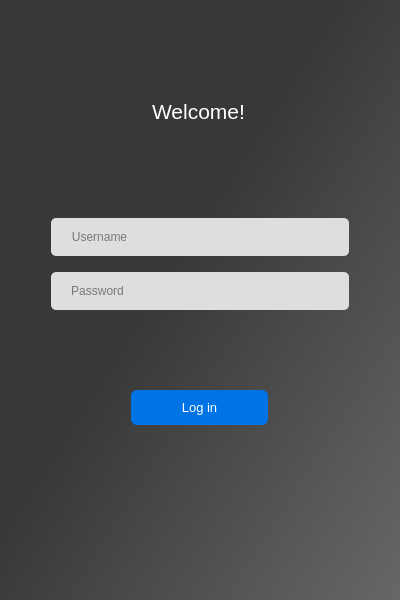
<?xml version="1.0" encoding="UTF-8"?>
<ui version="4.0">
 <class>Form</class>
 <widget class="QWidget" name="Form">
  <property name="geometry">
   <rect>
    <x>0</x>
    <y>0</y>
    <width>400</width>
    <height>600</height>
   </rect>
  </property>
  <property name="font">
   <font>
    <stylestrategy>PreferAntialias</stylestrategy>
   </font>
  </property>
  <property name="windowTitle">
   <string>Form</string>
  </property>
  <property name="styleSheet">
   <string notr="true">QWidget#Form {
	background-color: qlineargradient(spread:pad, x1:0.422726, y1:0.449, x2:1, y2:1, stop:0 rgba(56, 56, 56, 255), stop:1 rgba(103, 103, 103, 255));
}
QLabel {
	color: rgb(255, 255, 255);
}
QLineEdit {
	color: rgb(0, 0, 0);
	background-color: rgb(222, 222, 222);
	border: 2px solid;
	border-radius: 6px;
	border-color: rgba(0, 0, 0, 0);
	padding-left: 10px;
	padding-right: 10px
}
QLineEdit:hover {
	background-color: rgb(200, 200, 200);
	border-color: rgb(116, 116, 116)
}
QLineEdit:focus {
	background-color: rgb(240, 240, 240);
	border-color: rgb(138, 21, 211)
}
QPushButton {
	color: rgb(255, 255, 255);
	background-color: rgb(0, 116, 228);
	border: none;
	border-radius: 6px;
}
QPushButton:hover {
	background-color: rgb(40, 138, 232);
}
QPushButton:pressed {
	background-color: rgb(61, 149, 234);
}</string>
  </property>
  <widget class="QLabel" name="welcome_label">
   <property name="geometry">
    <rect>
     <x>135</x>
     <y>90</y>
     <width>127</width>
     <height>43</height>
    </rect>
   </property>
   <property name="font">
    <font>
     <family>Segoe UI</family>
     <pointsize>16</pointsize>
     <stylestrategy>PreferAntialias</stylestrategy>
    </font>
   </property>
   <property name="text">
    <string>Welcome!</string>
   </property>
   <property name="alignment">
    <set>Qt::AlignCenter</set>
   </property>
  </widget>
  <widget class="QLineEdit" name="username_line_edit">
   <property name="geometry">
    <rect>
     <x>50</x>
     <y>217</y>
     <width>300</width>
     <height>40</height>
    </rect>
   </property>
   <property name="font">
    <font>
     <stylestrategy>PreferAntialias</stylestrategy>
    </font>
   </property>
   <property name="styleSheet">
    <string notr="true"/>
   </property>
   <property name="placeholderText">
    <string/>
   </property>
  </widget>
  <widget class="QLineEdit" name="password_line_edit">
   <property name="geometry">
    <rect>
     <x>50</x>
     <y>271</y>
     <width>300</width>
     <height>40</height>
    </rect>
   </property>
   <property name="font">
    <font>
     <stylestrategy>PreferAntialias</stylestrategy>
    </font>
   </property>
   <property name="echoMode">
    <enum>QLineEdit::Password</enum>
   </property>
  </widget>
  <widget class="QLabel" name="password_label">
   <property name="geometry">
    <rect>
     <x>62</x>
     <y>282</y>
     <width>71</width>
     <height>17</height>
    </rect>
   </property>
   <property name="font">
    <font>
     <family>Segoe UI</family>
     <pointsize>9</pointsize>
     <stylestrategy>PreferAntialias</stylestrategy>
    </font>
   </property>
   <property name="styleSheet">
    <string notr="true">color: rgb(120, 120, 120)</string>
   </property>
   <property name="text">
    <string>Password</string>
   </property>
   <property name="alignment">
    <set>Qt::AlignCenter</set>
   </property>
  </widget>
  <widget class="QLabel" name="username_label">
   <property name="geometry">
    <rect>
     <x>62</x>
     <y>228</y>
     <width>75</width>
     <height>17</height>
    </rect>
   </property>
   <property name="font">
    <font>
     <family>Segoe UI</family>
     <pointsize>9</pointsize>
     <stylestrategy>PreferAntialias</stylestrategy>
    </font>
   </property>
   <property name="styleSheet">
    <string notr="true">color: rgb(120, 120, 120)</string>
   </property>
   <property name="text">
    <string>Username</string>
   </property>
   <property name="alignment">
    <set>Qt::AlignCenter</set>
   </property>
  </widget>
  <widget class="QPushButton" name="log_in_button">
   <property name="geometry">
    <rect>
     <x>131</x>
     <y>390</y>
     <width>137</width>
     <height>35</height>
    </rect>
   </property>
   <property name="font">
    <font>
     <family>Segoe UI</family>
     <pointsize>10</pointsize>
    </font>
   </property>
   <property name="text">
    <string>Log in</string>
   </property>
   <property name="flat">
    <bool>true</bool>
   </property>
  </widget>
 </widget>
 <tabstops>
  <tabstop>username_line_edit</tabstop>
  <tabstop>password_line_edit</tabstop>
  <tabstop>log_in_button</tabstop>
 </tabstops>
 <resources/>
 <connections/>
</ui>
